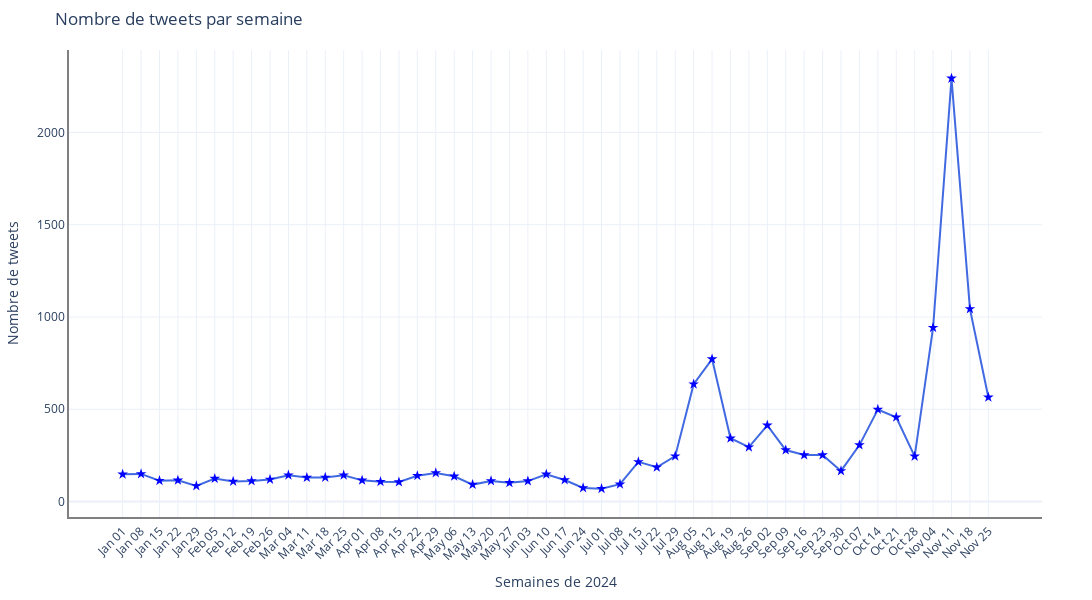

Write notebook code for a chart like this one.
### Markdown cell above
## 1. Nombre de tweets par semaine

On commence par représenter l'évolution du nombre de tweets par semaine, ce que nous effectuons avec plotly :

### Code cell
# Grouper par semaine et compter les tweets
tweets_per_week = df.groupby('YearWeek').size().reset_index(name='TweetCount')

# Convertir YearWeek en dates réelles (qui indique le début de la semaine)
tweets_per_week['Date'] = pd.to_datetime(tweets_per_week['YearWeek'] + '-1', format='%Y-%U-%w')

# on vérifie que toutes les semaines de l'année soient présentes
all_weeks = pd.date_range(start=tweets_per_week['Date'].min(), 
                          end=tweets_per_week['Date'].max(), 
                          freq='W-SUN')  # toutes les semaines

# Création du graphique avec le package plotly
fig = go.Figure()

# Ajout de la ligne pour le nombre de tweets
fig.add_trace(go.Scatter(
    x=tweets_per_week['Date'],
    y=tweets_per_week['TweetCount'],
    mode='lines+markers',
    name="Nombre de tweets",
    line=dict(color='royalblue', width=2),
    marker=dict(size=8, color='blue', symbol='star')
))

# on ajoute un encadré noir autour de la zone de graphique
fig.update_layout(
    title="Nombre de tweets par semaine",
    xaxis=dict(
        title="Semaines de 2024",
        tickformat="%b %d",  # Format de l'axe X : mois jour
        tickangle=-45,
        tickvals=tweets_per_week['Date'],  # Afficher toutes les semaines
        ticktext=tweets_per_week['Date'].dt.strftime('%b %d')  # Format texte 
    ),
    yaxis=dict(
        title="Nombre de tweets",
        showline=True,  # Afficher une bordure 
        linecolor='gray',  # Bordure en gris
        linewidth=1.5
    ),
    plot_bgcolor='white',  # Fond blanc pour mieux voir l'encadré
    margin=dict(l=50, r=50, t=50, b=50),  # Marges autour du graphique
    template="plotly_white",
    hovermode="x unified",  # Afficher l'info au survol
    legend=dict(
        x=0.01, y=0.99,
        bgcolor='rgba(255,255,255,0.7)',
        bordercolor='gray',
        borderwidth=0.7
    )
)

# Ajuster la taille et le style de la figure
fig.update_layout(
    width=1100,
    height=600,
    template="plotly_white",
    plot_bgcolor="white",
    hovermode="x unified",
    legend=dict(
        title="Type d'Interaction",
        x=0.01, y=0.99,
        bgcolor='rgba(255,255,255,0.7)',
        bordercolor='black',
        borderwidth=1
    )
)

# Ajouter un contour noir autour de la zone graphique
fig.update_xaxes(showline=True, linecolor='gray', linewidth=2)  # Encadré axe X
fig.update_yaxes(showline=True, linecolor='gray', linewidth=2)  # Encadré axe Y

# Afficher le graphique
fig.show()

### Figure 1 — Plotly figure (JSON) as saved in the notebook; plotly's stock layout.template omitted (floating-point values rounded to 4 significant figures)
{"data": [{"line": {"color": "royalblue", "width": 2}, "marker": {"color": "blue", "size": 8, "symbol": "star"}, "mode": "lines+markers", "name": "Nombre de tweets", "type": "scatter", "x": ["2024-01-01T00:00:00", "2024-01-08T00:00:00", "2024-01-15T00:00:00", "2024-01-22T00:00:00", "2024-01-29T00:00:00", "2024-02-05T00:00:00", "2024-02-12T00:00:00", "2024-02-19T00:00:00", "2024-02-26T00:00:00", "2024-03-04T00:00:00", "2024-03-11T00:00:00", "2024-03-18T00:00:00", "2024-03-25T00:00:00", "2024-04-01T00:00:00", "2024-04-08T00:00:00", "2024-04-15T00:00:00", "2024-04-22T00:00:00", "2024-04-29T00:00:00", "2024-05-06T00:00:00", "2024-05-13T00:00:00", "2024-05-20T00:00:00", "2024-05-27T00:00:00", "2024-06-03T00:00:00", "2024-06-10T00:00:00", "2024-06-17T00:00:00", "2024-06-24T00:00:00", "2024-07-01T00:00:00", "2024-07-08T00:00:00", "2024-07-15T00:00:00", "2024-07-22T00:00:00", "2024-07-29T00:00:00", "2024-08-05T00:00:00", "2024-08-12T00:00:00", "2024-08-19T00:00:00", "2024-08-26T00:00:00", "2024-09-02T00:00:00", "2024-09-09T00:00:00", "2024-09-16T00:00:00", "2024-09-23T00:00:00", "2024-09-30T00:00:00", "2024-10-07T00:00:00", "2024-10-14T00:00:00", "2024-10-21T00:00:00", "2024-10-28T00:00:00", "2024-11-04T00:00:00", "2024-11-11T00:00:00", "2024-11-18T00:00:00", "2024-11-25T00:00:00"], "y": [148, 150, 113, 115, 85, 125, 109, 112, 120, 143, 130, 131, 143, 115, 108, 106, 140, 155, 137, 92, 112, 102, 111, 148, 117, 74, 70, 94, 215, 186, 246, 636, 772, 343, 295, 413, 279, 252, 252, 166, 306, 499, 457, 245, 942, 2293, 1044, 565]}], "layout": {"height": 600, "hovermode": "x unified", "legend": {"bgcolor": "rgba(255,255,255,0.7)", "bordercolor": "black", "borderwidth": 1, "title": {"text": "Type d'Interaction"}, "x": 0.01, "y": 0.99}, "margin": {"b": 50, "l": 50, "r": 50, "t": 50}, "plot_bgcolor": "white", "title": {"text": "Nombre de tweets par semaine"}, "width": 1100, "xaxis": {"linecolor": "gray", "linewidth": 2, "showline": true, "tickangle": -45, "tickformat": "%b %d", "ticktext": ["Jan 01", "Jan 08", "Jan 15", "Jan 22", "Jan 29", "Feb 05", "Feb 12", "Feb 19", "Feb 26", "Mar 04", "Mar 11", "Mar 18", "Mar 25", "Apr 01", "Apr 08", "Apr 15", "Apr 22", "Apr 29", "May 06", "May 13", "May 20", "May 27", "Jun 03", "Jun 10", "Jun 17", "Jun 24", "Jul 01", "Jul 08", "Jul 15", "Jul 22", "Jul 29", "Aug 05", "Aug 12", "Aug 19", "Aug 26", "Sep 02", "Sep 09", "Sep 16", "Sep 23", "Sep 30", "Oct 07", "Oct 14", "Oct 21", "Oct 28", "Nov 04", "Nov 11", "Nov 18", "Nov 25"], "tickvals": ["2024-01-01T00:00:00", "2024-01-08T00:00:00", "2024-01-15T00:00:00", "2024-01-22T00:00:00", "2024-01-29T00:00:00", "2024-02-05T00:00:00", "2024-02-12T00:00:00", "2024-02-19T00:00:00", "2024-02-26T00:00:00", "2024-03-04T00:00:00", "2024-03-11T00:00:00", "2024-03-18T00:00:00", "2024-03-25T00:00:00", "2024-04-01T00:00:00", "2024-04-08T00:00:00", "2024-04-15T00:00:00", "2024-04-22T00:00:00", "2024-04-29T00:00:00", "2024-05-06T00:00:00", "2024-05-13T00:00:00", "2024-05-20T00:00:00", "2024-05-27T00:00:00", "2024-06-03T00:00:00", "2024-06-10T00:00:00", "2024-06-17T00:00:00", "2024-06-24T00:00:00", "2024-07-01T00:00:00", "2024-07-08T00:00:00", "2024-07-15T00:00:00", "2024-07-22T00:00:00", "2024-07-29T00:00:00", "2024-08-05T00:00:00", "2024-08-12T00:00:00", "2024-08-19T00:00:00", "2024-08-26T00:00:00", "2024-09-02T00:00:00", "2024-09-09T00:00:00", "2024-09-16T00:00:00", "2024-09-23T00:00:00", "2024-09-30T00:00:00", "2024-10-07T00:00:00", "2024-10-14T00:00:00", "2024-10-21T00:00:00", "2024-10-28T00:00:00", "2024-11-04T00:00:00", "2024-11-11T00:00:00", "2024-11-18T00:00:00", "2024-11-25T00:00:00"], "title": {"text": "Semaines de 2024"}}, "yaxis": {"linecolor": "gray", "linewidth": 2, "showline": true, "title": {"text": "Nombre de tweets"}}}}
